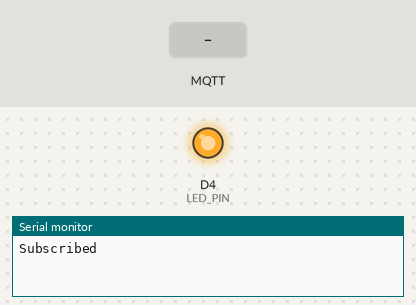
Recording of a sketch running on a simulated ESP8266 (NodeMCU). Shown: output pins drawn as LEDs (lit = HIGH), the last lines printed to the serial monitor. The test bench sets the inputs (shaded band). WiFi joins after 1.5 s; servers stay silent unless stated; no MQTT or app messages arrive unless stated.

Above: at 2.7 s.
2.8 s: MQTT message "ON" arrives on the first subscribed topic
At 4.0 s:
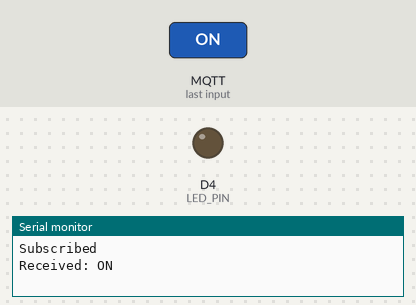
4.3 s: MQTT message "OFF" arrives on the first subscribed topic
At 5.2 s:
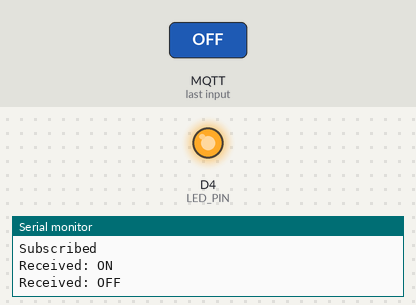
Timing chart, 0 to 7.3 s (numbered marks = the images above; inputs shaded):
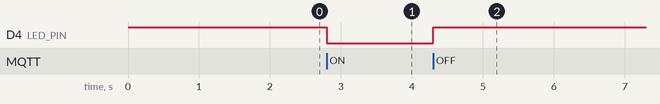

Measured:
- after the input at 2.8 s, D4 (LED_PIN): HIGH → LOW at once
- after the input at 4.3 s, D4 (LED_PIN): LOW → HIGH at once

The sketch:

MQTT_PGM_ESP8266.ino
```cpp
#include <ESP8266WiFi.h>
#include <WiFiClientSecure.h>
#include <PubSubClient.h>

const char* ssid = "IPCS,3FLOOR";
const char* password = "Ipcs@2026";

const char* mqtt_server = "b9883a04065542bf81c138d04de0bbdf.s1.eu.hivemq.cloud";
const int mqtt_port = 8883;

const char* mqtt_user = "hivemq.webclient.1772003810651";
const char* mqtt_pass = "5w4ZUCB7.yN*o!ahM>0z";

#define LED_PIN D4


WiFiClientSecure espClient;
PubSubClient client(espClient);

void callback(char* topic, byte* payload, unsigned int length) {

  String message = "";

  for (int i = 0; i < length; i++) {
    message += (char)payload[i];
  }

  Serial.println("Received: " + message);

  if (message == "ON") {
    digitalWrite(LED_PIN, LOW);   // Active LOW

  }
  else if (message == "OFF") {
    digitalWrite(LED_PIN, HIGH);
  }
}

void reconnect() {
  while (!client.connected()) {
    if (client.connect("ESP8266_Adam", mqtt_user, mqtt_pass)) {
      client.subscribe("adam/device1/led");
      Serial.println("Subscribed");
    } else {
      delay(2000);
    }
  }
}

void setup() {
  Serial.begin(115200);
  pinMode(LED_PIN, OUTPUT);
  digitalWrite(LED_PIN, HIGH);

  WiFi.begin(ssid, password);
  while (WiFi.status() != WL_CONNECTED) {
    delay(500);
  }

  espClient.setInsecure();  // Learning purpose

  client.setServer(mqtt_server, mqtt_port);
  client.setCallback(callback);
}

void loop() {

  if (!client.connected()) {
    reconnect();
  }

  client.loop();
}
```
